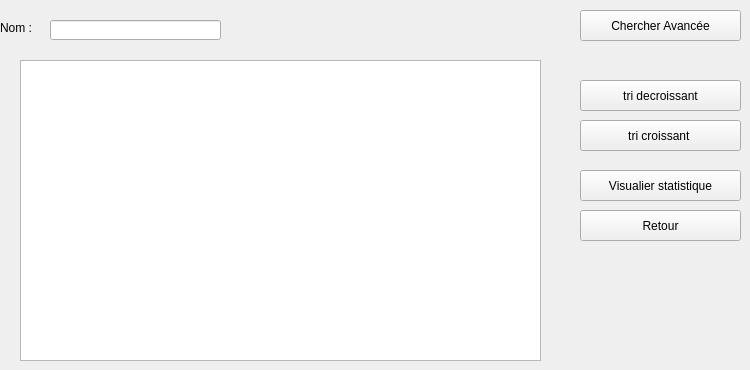
      <widget class="QWidget" name="tri_rech_stat_regionE">
       <attribute name="title">
        <string>tri/rech/stat</string>
       </attribute>
       <widget class="QTableView" name="tab_s">
        <property name="geometry">
         <rect>
          <x>20</x>
          <y>60</y>
          <width>521</width>
          <height>301</height>
         </rect>
        </property>
        <property name="styleSheet">
         <string notr="true"/>
        </property>
       </widget>
       <widget class="QLineEdit" name="chercher_REGe">
        <property name="geometry">
         <rect>
          <x>50</x>
          <y>20</y>
          <width>171</width>
          <height>20</height>
         </rect>
        </property>
       </widget>
       <widget class="QPushButton" name="retourEE">
        <property name="geometry">
         <rect>
          <x>580</x>
          <y>210</y>
          <width>161</width>
          <height>31</height>
         </rect>
        </property>
        <property name="styleSheet">
         <string notr="true">#pushButton_9{
-moz-box-shadow: 0px 10px 14px -7px #3e7327;
	-webkit-box-shadow: 0px 10px 14px -7px #3e7327;
	box-shadow: 0px 10px 14px -7px #3e7327;
	background:-webkit-gradient(linear, left top, left bottom, color-stop(0.05, #77b55a), color-stop(1, #72b352));
	background:-moz-linear-gradient(top, #77b55a 5%, #72b352 100%);
	background:-webkit-linear-gradient(top, #77b55a 5%, #72b352 100%);
	background:-o-linear-gradient(top, #77b55a 5%, #72b352 100%);
	background:-ms-linear-gradient(top, #77b55a 5%, #72b352 100%);
	background:linear-gradient(to bottom, #77b55a 5%, #72b352 100%);
	
	background-color:darkCyan;
	-moz-border-radius:4px;
	-webkit-border-radius:4px;
	border-radius:4px;
	border:1px solid #4b8f29;
	display:inline-block;
	cursor:pointer;
	color:#ffffff;
	font-family:Arial;
	font-size:13px;
	font-weight:bold;
	padding:6px 12px;
	text-decoration:none;
	text-shadow:0px 1px 0px #5b8a3c;
}
#pushButton_3:hover{
background:-webkit-gradient(linear, left top, left bottom, color-stop(0.05, #72b352), color-stop(1, #77b55a));
	background:-moz-linear-gradient(top, #72b352 5%, #77b55a 100%);
	background:-webkit-linear-gradient(top, #72b352 5%, #77b55a 100%);
	background:-o-linear-gradient(top, #72b352 5%, #77b55a 100%);
	background:-ms-linear-gradient(top, #72b352 5%, #77b55a 100%);
	background:linear-gradient(to bottom, #72b352 5%, #77b55a 100%);
	
	background-color:blue;
}</string>
        </property>
        <property name="text">
         <string>Retour</string>
        </property>
       </widget>
       <widget class="QPushButton" name="tri_croissant_reg_2">
        <property name="geometry">
         <rect>
          <x>580</x>
          <y>120</y>
          <width>161</width>
          <height>31</height>
         </rect>
        </property>
        <property name="autoFillBackground">
         <bool>false</bool>
        </property>
        <property name="styleSheet">
         <string notr="true">#pushButton_chercher
{
-moz-box-shadow: 0px 10px 14px -7px #3e7327;
	-webkit-box-shadow: 0px 10px 14px -7px #3e7327;
	box-shadow: 0px 10px 14px -7px #3e7327;
	background:-webkit-gradient(linear, left top, left bottom, color-stop(0.05, #77b55a), color-stop(1, #72b352));
	background:-moz-linear-gradient(top, #77b55a 5%, #72b352 100%);
	background:-webkit-linear-gradient(top, #77b55a 5%, #72b352 100%);
	background:-o-linear-gradient(top, #77b55a 5%, #72b352 100%);
	background:-ms-linear-gradient(top, #77b55a 5%, #72b352 100%);
	background:linear-gradient(to bottom, #77b55a 5%, #72b352 100%);
	
	background-color: darkCyan ;
	-moz-border-radius:4px;
	-webkit-border-radius:4px;
	border-radius:4px;
	border:1px solid #4b8f29;
	display:inline-block;
	cursor:pointer;
	color:#ffffff;
	font-family:Arial;
	font-size:13px;
	font-weight:bold;
	padding:6px 12px;
	text-decoration:none;
	text-shadow:0px 1px 0px #5b8a3c;
}
#pushButton_chercher:hover{
background:-webkit-gradient(linear, left top, left bottom, color-stop(0.05, #72b352), color-stop(1, #77b55a));
	background:-moz-linear-gradient(top, #72b352 5%, #77b55a 100%);
	background:-webkit-linear-gradient(top, #72b352 5%, #77b55a 100%);
	background:-o-linear-gradient(top, #72b352 5%, #77b55a 100%);
	background:-ms-linear-gradient(top, #72b352 5%, #77b55a 100%);
	background:linear-gradient(to bottom, #72b352 5%, #77b55a 100%);
	
	background-color:blue;
}</string>
        </property>
        <property name="text">
         <string>tri croissant </string>
        </property>
       </widget>
       <widget class="QPushButton" name="tri_decroissant_reg_2">
        <property name="geometry">
         <rect>
          <x>580</x>
          <y>80</y>
          <width>161</width>
          <height>31</height>
         </rect>
        </property>
        <property name="autoFillBackground">
         <bool>false</bool>
        </property>
        <property name="styleSheet">
         <string notr="true">#pushButton_chercher
{
-moz-box-shadow: 0px 10px 14px -7px #3e7327;
	-webkit-box-shadow: 0px 10px 14px -7px #3e7327;
	box-shadow: 0px 10px 14px -7px #3e7327;
	background:-webkit-gradient(linear, left top, left bottom, color-stop(0.05, #77b55a), color-stop(1, #72b352));
	background:-moz-linear-gradient(top, #77b55a 5%, #72b352 100%);
	background:-webkit-linear-gradient(top, #77b55a 5%, #72b352 100%);
	background:-o-linear-gradient(top, #77b55a 5%, #72b352 100%);
	background:-ms-linear-gradient(top, #77b55a 5%, #72b352 100%);
	background:linear-gradient(to bottom, #77b55a 5%, #72b352 100%);
	
	background-color: darkCyan ;
	-moz-border-radius:4px;
	-webkit-border-radius:4px;
	border-radius:4px;
	border:1px solid #4b8f29;
	display:inline-block;
	cursor:pointer;
	color:#ffffff;
	font-family:Arial;
	font-size:13px;
	font-weight:bold;
	padding:6px 12px;
	text-decoration:none;
	text-shadow:0px 1px 0px #5b8a3c;
}
#pushButton_chercher:hover{
background:-webkit-gradient(linear, left top, left bottom, color-stop(0.05, #72b352), color-stop(1, #77b55a));
	background:-moz-linear-gradient(top, #72b352 5%, #77b55a 100%);
	background:-webkit-linear-gradient(top, #72b352 5%, #77b55a 100%);
	background:-o-linear-gradient(top, #72b352 5%, #77b55a 100%);
	background:-ms-linear-gradient(top, #72b352 5%, #77b55a 100%);
	background:linear-gradient(to bottom, #72b352 5%, #77b55a 100%);
	
	background-color:blue;
}</string>
        </property>
        <property name="text">
         <string>tri decroissant</string>
        </property>
       </widget>
       <widget class="QPushButton" name="chercher_tri_reg_2">
        <property name="geometry">
         <rect>
          <x>580</x>
          <y>10</y>
          <width>161</width>
          <height>31</height>
         </rect>
        </property>
        <property name="autoFillBackground">
         <bool>false</bool>
        </property>
        <property name="styleSheet">
         <string notr="true">#pushButton_chercher
{
-moz-box-shadow: 0px 10px 14px -7px #3e7327;
	-webkit-box-shadow: 0px 10px 14px -7px #3e7327;
	box-shadow: 0px 10px 14px -7px #3e7327;
	background:-webkit-gradient(linear, left top, left bottom, color-stop(0.05, #77b55a), color-stop(1, #72b352));
	background:-moz-linear-gradient(top, #77b55a 5%, #72b352 100%);
	background:-webkit-linear-gradient(top, #77b55a 5%, #72b352 100%);
	background:-o-linear-gradient(top, #77b55a 5%, #72b352 100%);
	background:-ms-linear-gradient(top, #77b55a 5%, #72b352 100%);
	background:linear-gradient(to bottom, #77b55a 5%, #72b352 100%);
	
	background-color: darkCyan ;
	-moz-border-radius:4px;
	-webkit-border-radius:4px;
	border-radius:4px;
	border:1px solid #4b8f29;
	display:inline-block;
	cursor:pointer;
	color:#ffffff;
	font-family:Arial;
	font-size:13px;
	font-weight:bold;
	padding:6px 12px;
	text-decoration:none;
	text-shadow:0px 1px 0px #5b8a3c;
}
#pushButton_chercher:hover{
background:-webkit-gradient(linear, left top, left bottom, color-stop(0.05, #72b352), color-stop(1, #77b55a));
	background:-moz-linear-gradient(top, #72b352 5%, #77b55a 100%);
	background:-webkit-linear-gradient(top, #72b352 5%, #77b55a 100%);
	background:-o-linear-gradient(top, #72b352 5%, #77b55a 100%);
	background:-ms-linear-gradient(top, #72b352 5%, #77b55a 100%);
	background:linear-gradient(to bottom, #72b352 5%, #77b55a 100%);
	
	background-color:blue;
}</string>
        </property>
        <property name="text">
         <string>Chercher Avancée</string>
        </property>
       </widget>
       <widget class="QPushButton" name="stat_regionE">
        <property name="geometry">
         <rect>
          <x>580</x>
          <y>170</y>
          <width>161</width>
          <height>31</height>
         </rect>
        </property>
        <property name="autoFillBackground">
         <bool>false</bool>
        </property>
        <property name="styleSheet">
         <string notr="true">#pushButton_stat
{
-moz-box-shadow: 0px 10px 14px -7px #3e7327;
	-webkit-box-shadow: 0px 10px 14px -7px #3e7327;
	box-shadow: 0px 10px 14px -7px #3e7327;
	background:-webkit-gradient(linear, left top, left bottom, color-stop(0.05, #77b55a), color-stop(1, #72b352));
	background:-moz-linear-gradient(top, #77b55a 5%, #72b352 100%);
	background:-webkit-linear-gradient(top, #77b55a 5%, #72b352 100%);
	background:-o-linear-gradient(top, #77b55a 5%, #72b352 100%);
	background:-ms-linear-gradient(top, #77b55a 5%, #72b352 100%);
	background:linear-gradient(to bottom, #77b55a 5%, #72b352 100%);
	
	background-color: darkCyan ;
	-moz-border-radius:4px;
	-webkit-border-radius:4px;
	border-radius:4px;
	border:1px solid #4b8f29;
	display:inline-block;
	cursor:pointer;
	color:#ffffff;
	font-family:Arial;
	font-size:13px;
	font-weight:bold;
	padding:6px 12px;
	text-decoration:none;
	text-shadow:0px 1px 0px #5b8a3c;
}
#pushButton_stat:hover{
background:-webkit-gradient(linear, left top, left bottom, color-stop(0.05, #72b352), color-stop(1, #77b55a));
	background:-moz-linear-gradient(top, #72b352 5%, #77b55a 100%);
	background:-webkit-linear-gradient(top, #72b352 5%, #77b55a 100%);
	background:-o-linear-gradient(top, #72b352 5%, #77b55a 100%);
	background:-ms-linear-gradient(top, #72b352 5%, #77b55a 100%);
	background:linear-gradient(to bottom, #72b352 5%, #77b55a 100%);
	
	background-color:blue;
}</string>
        </property>
        <property name="text">
         <string>Visualier statistique</string>
        </property>
       </widget>
       <widget class="QLabel" name="label_19">
        <property name="geometry">
         <rect>
          <x>0</x>
          <y>20</y>
          <width>56</width>
          <height>16</height>
         </rect>
        </property>
        <property name="text">
         <string>Nom :</string>
        </property>
       </widget>
      </widget>
